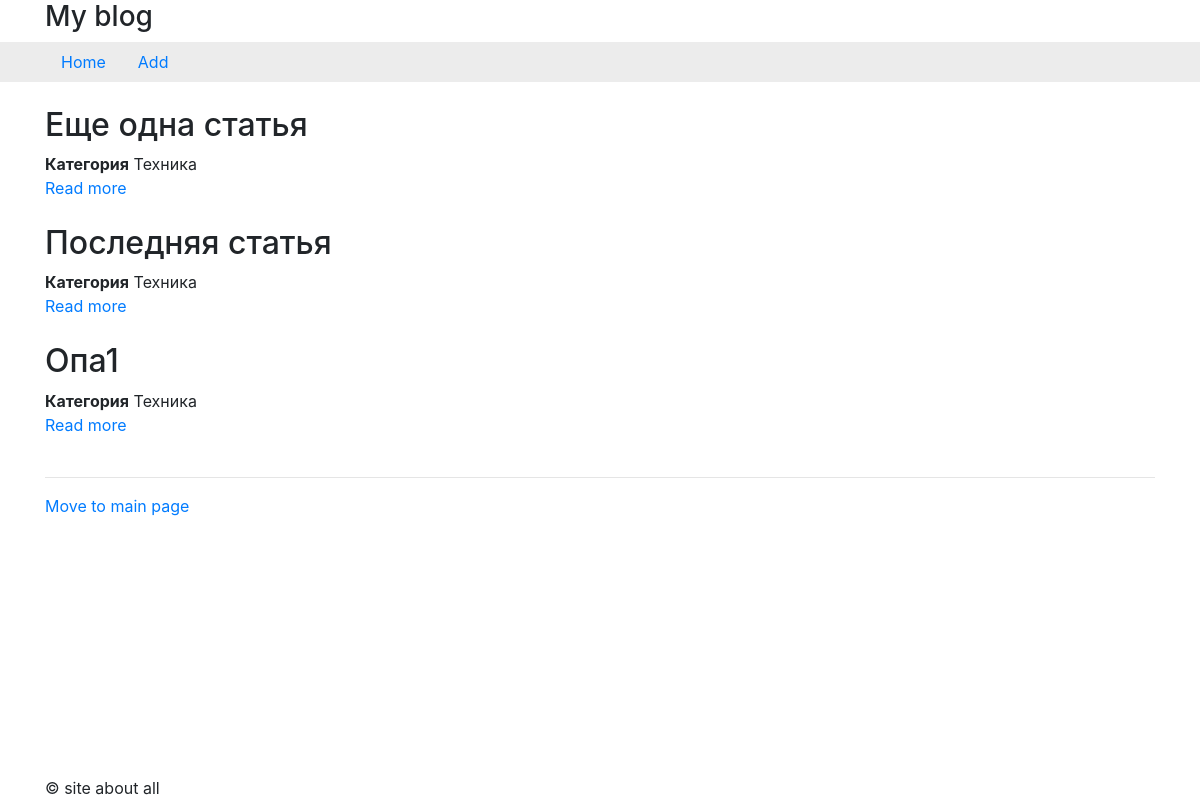
/category/3, run on an earlier commit of the app's database.
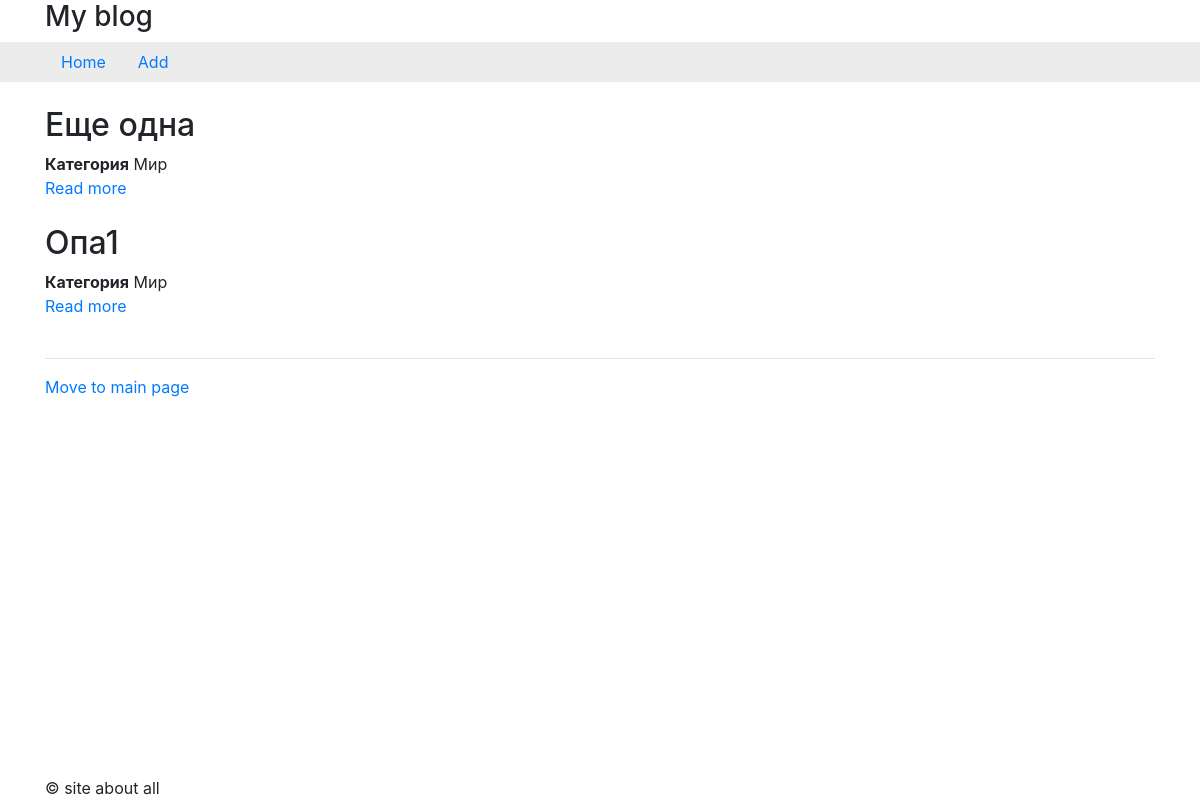
And on a later commit of the database.
### tables this page shows
CREATE TABLE `articles` (
  `id_article` int(10) UNSIGNED NOT NULL,
  `id_category` int(10) UNSIGNED NOT NULL,
  `title` varchar(32) NOT NULL,
  `text` varchar(512) NOT NULL,
  `date` timestamp NOT NULL DEFAULT current_timestamp()
);

CREATE TABLE `categories` (
  `id_category` int(10) UNSIGNED NOT NULL,
  `title` varchar(32) NOT NULL,
  `url` varchar(32) NOT NULL
);

### core/utils.php (called while the page is built, shortened)
<?php
function template(string $name, array $params = []): string
{
	$str = "tpl/$name.php";
	extract($params);
	include($str);
	$res = ob_get_clean();
	return $res;
}

### controllers/categoryController.php (called while the page is built, shortened)
<?php
$strId = URL_PARAMS['id'] ?? '';
$id = (int)$strId;
$category = getCategory($id);
if (is_array($category)) {
	$articles = getCategoryArticles($category['id_category']);
	$pageContent = template('tpl_category', [
		'articles' => $articles
	]);
} else {
	$pageTitle = 'Страница не найдена';
	$pageContent = template('tpl_404');
}

### model/categories.php (called while the page is built, shortened)
<?php
include_once("core/db.php");
function getCategory(string $id)
{
	$sql = "SELECT * FROM categories WHERE id_category = $id";
	$query = dbQuery($sql);
	$result = $query->fetch(PDO::FETCH_ASSOC);
	return $result;
}

### core/db.php (called while the page is built, shortened)
<?php
function dbInstance()
{
	static $db;
	if ($db === null) {
		$db = new PDO('mysql:host=localhost;dbname=lesson4_dz;charset=UTF8', 'root', 'root');
	}
	return $db;
}
function dbQuery(string $sql, array $params = [])
{
	$query = dbInstance()->prepare($sql);
	$query->execute($params);
	return $query;
}

### model/articles.php (called while the page is built, shortened)
<?php
include_once("core/db.php");
function getCategoryArticles($id)
{
	$sql = "SELECT * FROM articles WHERE id_category = $id";
	$query = dbQuery($sql);
	$result = $query->fetchAll(PDO::FETCH_ASSOC);
	return $result;
}

### tpl/tpl_category.php (the view)
<div class="articles">
	<? foreach($articles as $article):
		$category = getCategory($article['id_category']);
		?>
	<div class="article">
		<h2><?= $article['title'] ?></h2>
		<span><strong>Категория</strong> <?= $category['title'] ?></span> <br>
		<a href="<?= BASE_URL ?>article/<?= $article['id_article'] ?>">Read more</a>
		<br>
		<br>
	</div>
	<? endforeach; ?>
	<hr>
	<a href="<?= BASE_URL ?>">Move to main page</a>
</div>

What changed in the data, as far as the page shows it:
removed articles: title "Последняя статья", id_category.title "Техника"
changed articles: title "Еще одна статья" → "Еще одна"; id_category.title "Техника" → "Мир"
changed through a linked row, articles "Опа1": id_category.title "Техника" → "Мир"
